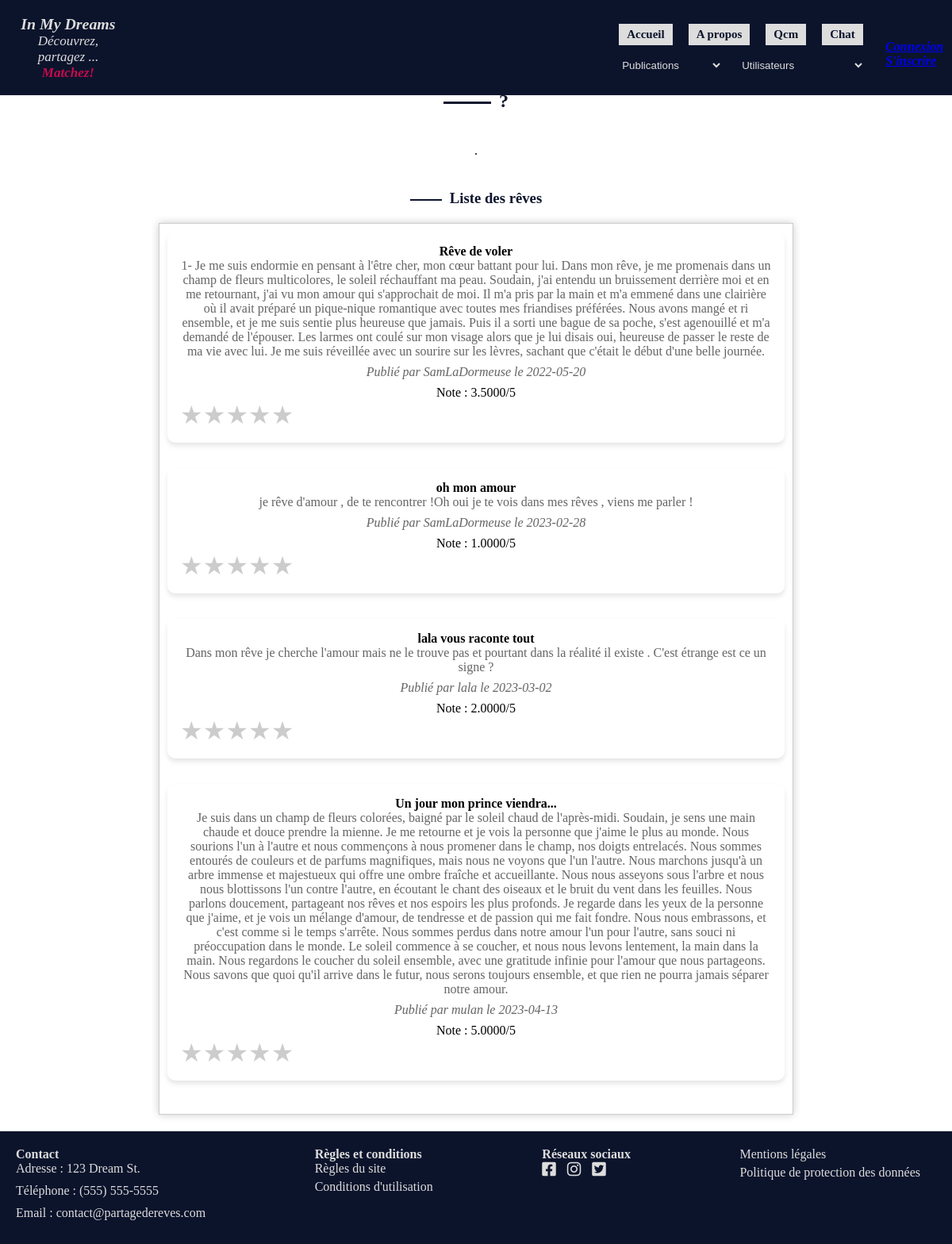
The page /index.php?page=categ-reves&action=amoureux on the database its author committed.
### tables this page shows
CREATE TABLE `reve` (
  `id_reve` int(11) NOT NULL AUTO_INCREMENT,
  `Libelle_Reve` text NOT NULL,
  `Date_Creation_Reve` date NOT NULL,
  `id_famille_reve` int(11) NOT NULL,
  `id_utilisateur` int(11) NOT NULL,
  `id_type_reve` int(11) DEFAULT NULL,
  `Titre_Reve` varchar(100) DEFAULT NULL,
  `libelle_type_reve` varchar(255) DEFAULT NULL,
  PRIMARY KEY (`id_reve`),
  KEY `REVE_FAMILLE_REVE_FK` (`id_famille_reve`),
  KEY `REVE_UTILISATEUR0_FK` (`id_utilisateur`),
  CONSTRAINT `REVE_FAMILLE_REVE_FK` FOREIGN KEY (`id_famille_reve`) REFERENCES `famille_reve` (`id_famille_reve`),
  CONSTRAINT `REVE_UTILISATEUR0_FK` FOREIGN KEY (`id_utilisateur`) REFERENCES `utilisateur` (`id_utilisateur`)
);

CREATE TABLE `utilisateur` (
  `id_utilisateur` int(11) NOT NULL AUTO_INCREMENT,
  `pseudo` varchar(40) NOT NULL,
  `prenom` varchar(40) NOT NULL,
  `date_naissance` date NOT NULL,
  `email` varchar(40) NOT NULL,
  `mdp` varchar(255) DEFAULT NULL,
  `descript` text,
  `id_sexe` int(11) DEFAULT NULL,
  `id_cp_ville` int(11) DEFAULT NULL,
  `id_type_reve` int(11) DEFAULT NULL,
  PRIMARY KEY (`id_utilisateur`),
  KEY `FK_UTILISATEUR_SEXE` (`id_sexe`),
  KEY `FK_UTILISATEUR_CP_VILLE` (`id_cp_ville`),
  KEY `UTILISATEUR_TYPE_REVE_FK` (`id_type_reve`),
  CONSTRAINT `FK_UTILISATEUR_CP_VILLE` FOREIGN KEY (`id_cp_ville`) REFERENCES `cp_ville` (`id_cp_ville`),
  CONSTRAINT `FK_UTILISATEUR_SEXE` FOREIGN KEY (`id_sexe`) REFERENCES `sexe` (`id_sexe`),
  CONSTRAINT `UTILISATEUR_TYPE_REVE_FK` FOREIGN KEY (`id_type_reve`) REFERENCES `type_reve` (`id_type_reve`)
);

### index.php (called while the page is built)
<?php
require_once 'routers.php';
?>

### dreams/dao/dao_categ_reves.php (called while the page is built, shortened)
<?php
function afficherTypeAmoureux() {
    $conn = getConnexion();
    $SQLStmt = $conn->prepare(
        'SELECT r.*, u.pseudo, AVG(n.note) as note
        FROM REVE r
        JOIN UTILISATEUR u
        ON r.id_utilisateur = u.id_utilisateur
        LEFT JOIN NOTE n
        ON r.id_reve = n.id_reve
        WHERE r.id_type_reve = 22
        GROUP BY r.id_reve;'
    );
    $SQLStmt->execute();
    $reves = $SQLStmt->fetchAll(PDO::FETCH_ASSOC);
    return $reves;
}
?>

### dreams/redirectionCateg/amoureux.phtml (the view, shortened to what this page needs)
<?php
require_once __DIR__ . '/../dao/dao_categ_reves.php';
?>
<!DOCTYPE html>
<html lang="en">
  <head>
    <link rel="stylesheet" href="https://cdnjs.cloudflare.com/ajax/libs/font-awesome/6.1.0/css/all.min.css">
	<link rel="stylesheet" href="/inmydreams/dreams/style/style.css">
  </head>
<body>
    <main>
        <nav>
            <?php require_once __DIR__ . '/../partials/nav.phtml'; ?>
        </nav>
        <header>
            <h1 class="titre-type-reve">Rêves </h1>
        </header>
        <section class="definition-type-reve">
            <h2 class="sous-titre-categ">?</h2>
            <p class="descript-categ-reves">.</p>
            <h3 class="h3-liste-reves">Liste des rêves</h3>
                <div class="categ-liste-reves" id="liste-reves">
                    <?php
                    $reves = afficherTypeAmoureux() ;
                    foreach ($reves as $reve) {
                        echo '<div class="reve">';
                        echo '<h4 class="titre-categ-reve">' . $reve['Titre_Reve'] . '</h4>';
                        echo '<p class="libelle-categ-reve">' . $reve['Libelle_Reve'] . '</p>';
                        echo '<p class="info-categ-reve italic">';
                        echo 'Publié par ' . $reve['pseudo'] . ' le ' . $reve['Date_Creation_Reve'];
                        echo '</p>';
                        echo '<div class="note" data-id="' . $reve['id_reve'] . '" data-note="' . $reve['note'] . '">';
                        echo 'Note : ' . $reve['note'] . '/5';
                        echo '</div>';
                        echo '<div class="rating" data-id="' . $reve['id_reve'] . '">';
                        echo '<span class="star" data-value="1">&#9733;</span>';
                        echo '<span class="star" data-value="2">&#9733;</span>';
                        echo '<span class="star" data-value="3">&#9733;</span>';
                        echo '<span class="star" data-value="4">&#9733;</span>';
                        echo '<span class="star" data-value="5">★</span>';
                        echo '</div>';
                        echo '</div>';
                    }
                    ?>
                </div>
        </section>
    </main>
    <footer>
        <?php require_once __DIR__ . '/../partials/footer.phtml'; ?>
    </footer>
</body>
</html>

### dreams/style/style.css (style rules this page uses)
body, html, * { margin: 0; padding: 0; box-sizing: border-box; }
footer { background-color: #0c142c; color: rgb(221, 221, 221);; padding: 20px; }
.definition-type-reve { display: flex; flex-direction: column; align-items: center; text-align: center; border-top: 1px solid rgb(221, 221, 221);; border-bottom: 1px solid rgb(221, 221, 221);; padding: 20px 0; }
.definition-type-reve > * { margin: 20px 0; max-width: 800px; }
.definition-type-reve h2::before { content: ""; display: inline-block; width: 60px; height: 3px; background-color: #0c142c; margin-right: 10px; vertical-align: middle; }
.definition-type-reve h3::before { content: ""; display: inline-block; width: 40px; height: 2px; background-color: #0c142c; margin-right: 10px; vertical-align: middle; }
.categ-liste-reves { box-shadow: 0 0 10px rgba(0, 0, 0, 0.2); border: 1px solid #ccc; padding: 10px; margin: 0 auto; }
.titre-type-reve, .sous-titre-categ, .h3-liste-reves { color:#0c142c; }
.titre-type-reve { font-size: 3em; color: #6b0036; display: flex; justify-content: center; font-family: 'Arial Black', sans-serif; }
.definition-type-reve p { margin-bottom: 20px; text-shadow: 1px 1px 0 #f9f9f9; }
.rating { display: flex; }
.star { font-size: 2rem; cursor: pointer; color: #ccc; }
.italic { font-style: italic; }
.reve { padding: 1rem; margin-bottom: 2rem; width: 100%; background-color: #ffffff; border-radius: 10px; box-shadow: 0 4px 6px rgba(0, 0, 0, 0.1); transition: box-shadow 0.3s, transform 0.3s; }
.reve:not(:last-child) { margin-bottom: 2rem; }
.reve p { font-size: 1rem; color: #666; margin-bottom: 0.5rem; }

### rows shown on the page
reve: Titre_Reve "Rêve de voler", Libelle_Reve "1- Je me suis endormie en pensant à l'être cher, mon cœur battant pour lui. Dans mon rêve, je me promenais dans un champ de fleurs multicolores, le soleil réchauffant ma peau. Soudain, j'ai entendu un bruissement derrière moi et en me retournant, j'ai vu mon amour qui s'approchait de moi. Il m'a pris par la main et m'a emmené dans une clairière où il avait préparé un pique-nique romantique avec toutes mes friandises préférées. Nous avons mangé et ri ensemble, et je me suis sentie plus heureuse que jamais. Puis il a sorti une bague de sa poche, s'est agenouillé et m'a demandé de l'épouser. Les larmes ont coulé sur mon visage alors que je lui disais oui, heureuse de passer le reste de ma vie…", id_utilisateur.pseudo "SamLaDormeuse", Date_Creation_Reve "2022-05-20", note "3.5000"
reve: Titre_Reve "oh mon amour", Libelle_Reve "je rêve d'amour , de te rencontrer !Oh oui je te vois dans mes rêves , viens me parler !", id_utilisateur.pseudo "SamLaDormeuse", Date_Creation_Reve "2023-02-28", note "1.0000"
reve: Titre_Reve "lala vous raconte tout", Libelle_Reve "Dans mon rêve je cherche l'amour mais ne le trouve pas et pourtant dans la réalité il existe . C'est étrange est ce un signe ?", id_utilisateur.pseudo "lala", Date_Creation_Reve "2023-03-02", note "2.0000"
reve: Titre_Reve "Un jour mon prince viendra...", Libelle_Reve "Je suis dans un champ de fleurs colorées, baigné par le soleil chaud de l'après-midi. Soudain, je sens une main chaude et douce prendre la mienne. Je me retourne et je vois la personne que j'aime le plus au monde. Nous sourions l'un à l'autre et nous commençons à nous promener dans le champ, nos doigts entrelacés. Nous sommes entourés de couleurs et de parfums magnifiques, mais nous ne voyons que l'un l'autre. Nous marchons jusqu'à un arbre immense et majestueux qui offre une ombre fraîche et accueillante. Nous nous asseyons sous l'arbre et nous nous blottissons l'un contre l'autre, en écoutant le chant des oiseaux et le bruit du vent dans les feuilles. Nous parlons doucement, partageant…", id_utilisateur.pseudo "mulan", Date_Creation_Reve "2023-04-13", note "5.0000"
